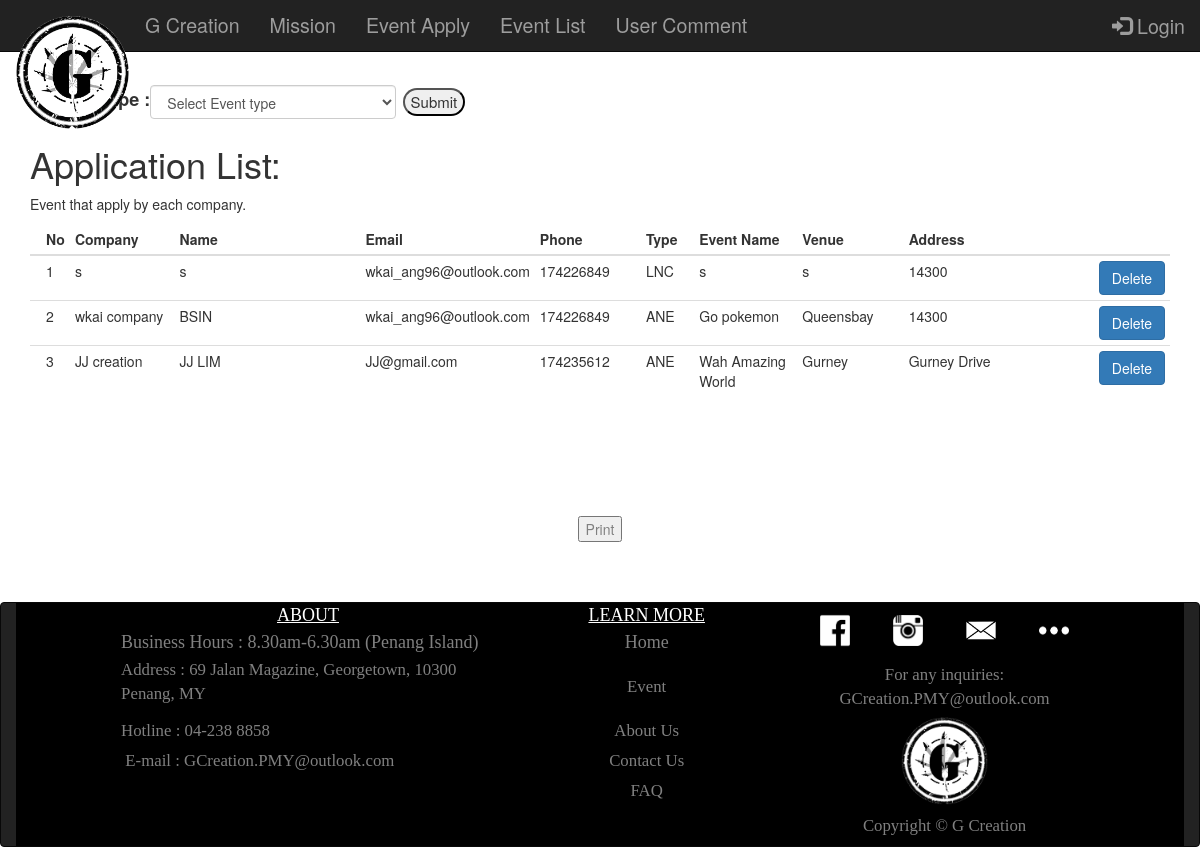
/EventApply.php, run on the app's committed database.
### tables this page shows
CREATE TABLE `register` (
  `Revent_id` int(10) UNSIGNED NOT NULL,
  `company` varchar(80) NOT NULL,
  `name` varchar(80) NOT NULL,
  `email` varchar(80) NOT NULL,
  `phone` varchar(15) NOT NULL,
  `type` varchar(7) NOT NULL,
  `event_name` varchar(50) NOT NULL,
  `event_venue` varchar(50) NOT NULL,
  `event_address` varchar(100) NOT NULL
);

### EventApply.php (the view, shortened to what this page needs)
<!DOCTYPE html PUBLIC "-//W3C//DTD XHTML 1.0 Transitional//EN" "http://www.w3.org/TR/xhtml1/DTD/xhtml1-transitional.dtd">
<html xmlns="http://www.w3.org/1999/xhtml">
<head>
<link rel="stylesheet" type="text/css" href="aboutUs.css"/>
</head>
<body style="margin-top:7%">
	<?php
		require('AdminHeader.php');
	?>
<?php
	$conn= new mysqli($servername,$username,$password,$dbname);
	if (!empty($_POST['type']))
	{
		$phpType=$_POST['type'];
		$sql = "SELECT * FROM register WHERE type='$phpType' ";
	}
	else
	{	$phpType="";
		$sql = "SELECT * FROM register ";
	}
	$query = mysqli_query($conn, $sql);
	?>
<div class="container">
  <div class="col-sm-12">
	  <form method="post" action="EventApply.php">
		<table >
			<tr >
				<td >
					<label style="font-size:large;font-weight:bold">Event Type :</label>
				</td>
				<td >
					<select class="form-control" name="type">
						<option selected="" name="type"> Select Event type</option>
					</select>
				</td>
				<td >
					<span style=""><input name="Submit1" type="submit" value="Submit" style="font-size:15px;border-radius:30px;margin-left:10%"/></span>
				</td>
			</tr>
		</table>
	</form>
  </div>
  	<br/>
	<br/>
  <h1>Application List:&nbsp;<?php echo $phpType ?></h1>
  <p>Event that apply by each company.</p>
  <table class="table table-condensed" width="100%">
  <thead>
				<tr style="font-size:100%">
					<th width="1%"></th>
					<th width="2%">No</th>
					<th width="10%">Company</th>
					<th width="20%">Name</th>
					<th width="10%">Email</th>
					<th  width="10%">Phone</th>
					<th  width="5%">Type</th>
					<th  width="10%">Event Name</th>
					<th  width="10%">Venue</th>
					<th  width="20%">Address</th>
					<th width="10%"></th>
				</tr>
	</thead>
	<tbody>
	<?php
			$no 	= 1;
			while ($row = mysqli_fetch_array($query))
			{
				echo '
				<form action="confirmEventdrop.php" method="post">
				<tr>
				<td><input type="hidden" value='.$row['Revent_id'].' name="id"/></td>
						<td style=center>'.$no.'</td>
						<td>'.$row['company'].'</td>
						<td>'.$row['name'].'</td>
						<td>'.$row['email'].'</td>
						<td>'.$row['phone'].'</td>
						<td>'.$row['type'].'</td>
						<td>'.$row['event_name'].'</td>
						<td>'.$row['event_venue'].'</td>
						<td>'.$row['event_address'].'</td>
			<td><input type="submit" class="btn btn-primary" onclick="return confirm("Are You sure?")" value="Delete"/></td>
				</tr>
				</form>'
				;
				$no++;
			}?>
			</tbody>
		</table>
	</div>
	<div class="noprint" align="center" style="margin:5% ">
	<br/>
	<br/>
	<a href="javascript:window.print()"><input name="Submit1" type="submit" value="Print" /></a>
	</div>
<?php
	require('footer.php');
?>
</body>
</html>

### footer.php (style rules this page uses)
a { text-decoration:none; color:gray; }

### data on the page
register: company "s", name "s", email "wkai_ang96@outlook.com", phone "174226849", type "LNC", event_name "s", event_venue "s", event_address "14300"
register: company "wkai company", name "BSIN", email "wkai_ang96@outlook.com", phone "174226849", type "ANE", event_name "Go pokemon", event_venue "Queensbay", event_address "14300"
register: company "JJ creation", name "JJ LIM", email "JJ@gmail.com", phone "174235612", type "ANE", event_name "Wah Amazing World", event_venue "Gurney", event_address "Gurney Drive"
